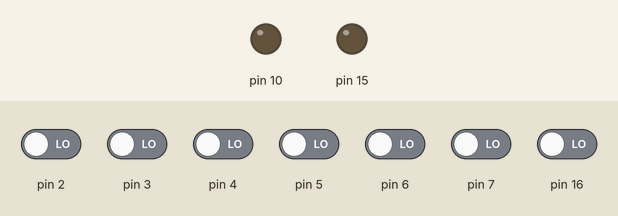
This program was run on a simulated Arduino Uno, built with avr-gcc and run on an emulated ATmega328P. Parts: output pins drawn as LEDs (lit = HIGH). The test bench sets the inputs (shaded band); at power-on: pin 2–7, pin 16 LOW. Pins used as bus, display or sensor lines are not drawn.

Above: at 0.8 s.
0.9 s: pin 2 driven HIGH
At 2.2 s:
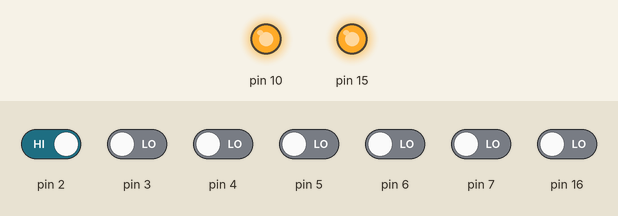
Timing chart, 0 to 3.9 s (numbered marks = the images above; inputs shaded):
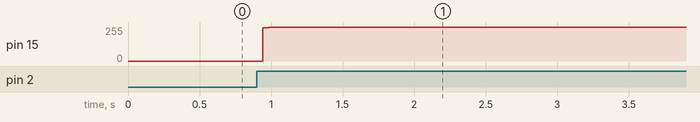

The program:

main.cpp
```cpp
// In the new board, the input part of the board returns logic low when a button is pressed.
#define OLDBOARD 1

#define CC1101_CSN 15
#define CC1101_GDO0 16
#define CC1101_GDO2 17
#define ATMEGA_SCK 13
#define ATMEGA_MISO 12
#define ATMEGA_MOSI 11

#if OLDBOARD==1
    #define BTN_PRESSED HIGH
    #define BTN_MODE INPUT
#else
    #define BTN_PRESSED LOW
    #define BTN_MODE INPUT_PULLUP
#endif

#include <Arduino.h>

#include "CC1101.h"

using namespace std;

uint8_t getChannel() {
    if (digitalRead(2) == BTN_PRESSED)
        return 1;
    if (digitalRead(3) == BTN_PRESSED)
        return 2;
    if (digitalRead(4) == BTN_PRESSED)
        return 3;
    if (digitalRead(5) == BTN_PRESSED)
        return 4;
    if (digitalRead(6) == BTN_PRESSED)
        return 5;
    if (digitalRead(7) == BTN_PRESSED)
        return 6;
    return 0;
}

void setup() {
    pinMode(2, BTN_MODE);
    pinMode(3, BTN_MODE);
    pinMode(4, BTN_MODE);
    pinMode(5, BTN_MODE);
    pinMode(6, BTN_MODE);
    pinMode(7, BTN_MODE);

    while(getChannel() == 0){}

    cc1101.setSpiPin(ATMEGA_SCK, ATMEGA_MISO, ATMEGA_MOSI, CC1101_CSN);
    cc1101.getCC1101();

    cc1101.Init();             // must be set to initialize the cc1101!
    cc1101.setGDO(CC1101_GDO0, CC1101_GDO2);     // Set GDO pins
    cc1101.setPA(12);          // Set TxPower. The following settings are possible depending on the frequency band.  (-30  -20  -15  -10  -6    0    5    7    10   11   12) Default is max!
    cc1101.setSyncMode(0);     // Combined sync-word qualifier mode. 0 = No preamble/sync. 1 = 16 sync word bits detected. 2 = 16/16 sync word bits detected. 3 = 30/32 sync word bits detected. 4 = No preamble/sync, carrier-sense above threshold. 5 = 15/16 + carrier-sense above threshold. 6 = 16/16 + carrier-sense above threshold. 7 = 30/32 + carrier-sense above threshold.
    cc1101.setAddr(0);         // Address used for packet filtration. Optional broadcast addresses are 0 (0x00) and 255 (0xFF).
    cc1101.setWhiteData(0);    // Turn data whitening on / off. 0 = Whitening off. 1 = Whitening on.
    cc1101.setLengthConfig(2); // 0 = Fixed packet length mode. 1 = Variable packet length mode. 2 = Infinite packet length mode. 3 = Reserved
    cc1101.setCrc(0);          // 1 = CRC calculation in TX and CRC check in RX enabled. 0 = CRC disabled for TX and RX.
    cc1101.setDcFilterOff(0);  // Disable digital DC blocking filter before demodulator. Only for data rates ≤ 250 kBaud The recommended IF frequency changes when the DC blocking is disabled. 1 = Disable (current optimized). 0 = Enable (better sensitivity).
    cc1101.setPRE(0);          // Sets the minimum number of preamble bytes to be transmitted. Values: 0 : 2, 1 : 3, 2 : 4, 3 : 6, 4 : 8, 5 : 12, 6 : 16, 7 : 24
    cc1101.setAppendStatus(0); // When enabled, two status bytes will be appended to the payload of the packet. The status bytes contain RSSI and LQI values, as well as CRC OK.
}

uint8_t codeDelays[3] = {0, 45, 7};
uint8_t codeLengths[6] = {13, 13, 20, 20, 216, 216};
uint8_t codes[6][216] = {
    {0xEE, 0x8E, 0xE8, 0x88, 0xEE, 0x8E, 0x88, 0xE8, 0xE8, 0xE8, 0x88, 0xE8, 0x80},                                           // Casa 1
    {0xEE, 0x8E, 0xE8, 0x88, 0xEE, 0x8E, 0x88, 0xE8, 0xE8, 0xE8, 0x88, 0x8E, 0x80},                                           // Casa 2
    {0x37, 0x17, 0x77, 0x71, 0x71, 0x71, 0x11, 0x17, 0x17, 0x17, 0x77, 0x71, 0x17, 0x11, 0x11, 0x71, 0x71, 0x11, 0x11, 0x00}, // Javi 1
    {0x37, 0x17, 0x77, 0x71, 0x71, 0x71, 0x11, 0x17, 0x17, 0x71, 0x77, 0x71, 0x17, 0x11, 0x11, 0x71, 0x71, 0x11, 0x11, 0x00}, // Javi 2
    {0xAA, 0xAA, 0x0, 0x0, 0x0, 0x0, 0xAA, 0xAA, 0x0, 0x0, 0x0, 0x0, 0xAA, 0xAA, 0x0, 0x0, 0x0, 0x0, 0xAA, 0xAA, 0x0, 0x0,
     0x0, 0x0, 0xAA, 0xAA, 0x0, 0x0, 0x0, 0x0, 0xAA, 0xAA, 0x0, 0x0, 0x0, 0x0, 0xAA, 0xAA, 0x0, 0x0, 0x0, 0x0, 0xAA, 0xAA,
     0x0, 0x0, 0x0, 0x0, 0xAA, 0xAA, 0x0, 0x0, 0x0, 0x0, 0xAA, 0xAA, 0x0, 0x0, 0x0, 0x0, 0xAA, 0xAA, 0x0, 0x0, 0x0, 0x0,
     0xAA, 0xAA, 0x0, 0x0, 0x0, 0x0, 0xAA, 0xAA, 0x0, 0x0, 0x0, 0x0, 0xAA, 0xAA, 0x0, 0x0, 0x0, 0x0, 0xAA, 0xAA, 0x0, 0x0,
     0x0, 0x0, 0xAA, 0xAA, 0x0, 0x0, 0x0, 0x0, 0xAA, 0xAA, 0xAA, 0xAA, 0x0, 0x0, 0xAA, 0xAA, 0xAA, 0xAA, 0x0, 0x0, 0xAA,
     0xAA, 0x0, 0x0, 0x0, 0x0, 0xAA, 0xAA, 0x0, 0x0, 0x0, 0x0, 0xAA, 0xAA, 0x0, 0x0, 0x0, 0x0, 0xAA, 0xAA, 0x0, 0x0, 0x0,
     0x0, 0xAA, 0xAA, 0xAA, 0xAA, 0x0, 0x0, 0xAA, 0xAA, 0xAA, 0xAA, 0x0, 0x0, 0xAA, 0xAA, 0x0, 0x0, 0x0, 0x0, 0xAA, 0xAA,
     0x0, 0x0, 0x0, 0x0, 0xAA, 0xAA, 0xAA, 0xAA, 0x0, 0x0, 0xAA, 0xAA, 0xAA, 0xAA, 0x0, 0x0, 0xAA, 0xAA, 0xAA, 0xAA, 0x0,
     0x0, 0xAA, 0xAA, 0x0, 0x0, 0x0, 0x0, 0xAA, 0xAA, 0xAA, 0xAA, 0x0, 0x0, 0xAA, 0xAA, 0xAA, 0xAA, 0x0, 0x0, 0xAA, 0xAA,
     0xAA, 0xAA, 0x0, 0x0, 0xAA, 0xAA, 0x0, 0x0, 0x0, 0x0, 0xAA, 0xAA, 0x0, 0x0, 0x0, 0x0, 0xAA, 0xAA, 0x0, 0x0, 0x0, 0x0}, // Piso 1
    {0xAA, 0xAA, 0x0, 0x0, 0x0, 0x0, 0xAA, 0xAA, 0x0, 0x0, 0x0, 0x0, 0xAA, 0xAA, 0x0, 0x0, 0x0, 0x0, 0xAA, 0xAA, 0x0, 0x0,
     0x0, 0x0, 0xAA, 0xAA, 0x0, 0x0, 0x0, 0x0, 0xAA, 0xAA, 0x0, 0x0, 0x0, 0x0, 0xAA, 0xAA, 0x0, 0x0, 0x0, 0x0, 0xAA, 0xAA,
     0x0, 0x0, 0x0, 0x0, 0xAA, 0xAA, 0x0, 0x0, 0x0, 0x0, 0xAA, 0xAA, 0x0, 0x0, 0x0, 0x0, 0xAA, 0xAA, 0x0, 0x0, 0x0, 0x0,
     0xAA, 0xAA, 0x0, 0x0, 0x0, 0x0, 0xAA, 0xAA, 0x0, 0x0, 0x0, 0x0, 0xAA, 0xAA, 0x0, 0x0, 0x0, 0x0, 0xAA, 0xAA, 0x0, 0x0,
     0x0, 0x0, 0xAA, 0xAA, 0x0, 0x0, 0x0, 0x0, 0xAA, 0xAA, 0xAA, 0xAA, 0x0, 0x0, 0xAA, 0xAA, 0xAA, 0xAA, 0x0, 0x0, 0xAA,
     0xAA, 0x0, 0x0, 0x0, 0x0, 0xAA, 0xAA, 0x0, 0x0, 0x0, 0x0, 0xAA, 0xAA, 0x0, 0x0, 0x0, 0x0, 0xAA, 0xAA, 0x0, 0x0, 0x0,
     0x0, 0xAA, 0xAA, 0xAA, 0xAA, 0x0, 0x0, 0xAA, 0xAA, 0xAA, 0xAA, 0x0, 0x0, 0xAA, 0xAA, 0x0, 0x0, 0x0, 0x0, 0xAA, 0xAA,
     0x0, 0x0, 0x0, 0x0, 0xAA, 0xAA, 0xAA, 0xAA, 0x0, 0x0, 0xAA, 0xAA, 0xAA, 0xAA, 0x0, 0x0, 0xAA, 0xAA, 0xAA, 0xAA, 0x0,
     0x0, 0xAA, 0xAA, 0x0, 0x0, 0x0, 0x0, 0xAA, 0xAA, 0xAA, 0xAA, 0x0, 0x0, 0xAA, 0xAA, 0xAA, 0xAA, 0x0, 0x0, 0xAA, 0xAA,
     0x0, 0x0, 0x0, 0x0, 0xAA, 0xAA, 0xAA, 0xAA, 0x0, 0x0, 0xAA, 0xAA, 0x0, 0x0, 0x0, 0x0, 0xAA, 0xAA, 0x0, 0x0, 0x0, 0x0} // Piso 2
};

uint8_t currentChannel = 0;

void loop() {
    uint8_t groups[7] = {0, 0, 0, 1, 1, 2, 2};
    uint8_t channel = getChannel();
    uint8_t group = groups[channel];

    String channelNames[7] = {"None", "Casa 1", "Casa 2", "Javi 1", "Javi 2", "Piso 1", "Piso 2"};
    float frequencies[3] = {
        433.812, // Casa
        433.812, // Javi
        433.812  // Piso
    };
    float baudrates[3] = {
        3,    // Casa
        2.64, // Javi
        13.43 // Piso
    };

    if (currentChannel != channel) {
        if (channel != 0) {
            cc1101.setMHZ(frequencies[group]);
            cc1101.setDRate(baudrates[group]);
        }
        currentChannel = channel;
    }

    if (channel != 0) {
        uint8_t *code = codes[channel - 1];
        uint8_t codeLength = codeLengths[channel - 1];
        uint8_t codeDelay = codeDelays[group];
        cc1101.SendData(code, codeLength);

        delay(codeDelay);
    }
}
```

CC1101.h
```cpp
/* Based on the CC1101 Driver by Elechouse (http://elechouse.com)*/

#ifndef CC1101_SRC_DRV_h
#define CC1101_SRC_DRV_h

#include <Arduino.h>

//***************************************CC1101 define**************************************************//
// CC1101 CONFIG REGSITER
#define CC1101_IOCFG2 0x00   // GDO2 output pin configuration
#define CC1101_IOCFG1 0x01   // GDO1 output pin configuration
#define CC1101_IOCFG0 0x02   // GDO0 output pin configuration
#define CC1101_FIFOTHR 0x03  // RX FIFO and TX FIFO thresholds
#define CC1101_SYNC1 0x04    // Sync word, high INT8U
#define CC1101_SYNC0 0x05    // Sync word, low INT8U
#define CC1101_PKTLEN 0x06   // Packet length
#define CC1101_PKTCTRL1 0x07 // Packet automation control
#define CC1101_PKTCTRL0 0x08 // Packet automation control
#define CC1101_ADDR 0x09     // Device address
#define CC1101_CHANNR 0x0A   // Channel number
#define CC1101_FSCTRL1 0x0B  // Frequency synthesizer control
#define CC1101_FSCTRL0 0x0C  // Frequency synthesizer control
#define CC1101_FREQ2 0x0D    // Frequency control word, high INT8U
#define CC1101_FREQ1 0x0E    // Frequency control word, middle INT8U
#define CC1101_FREQ0 0x0F    // Frequency control word, low INT8U
#define CC1101_MDMCFG4 0x10  // Modem configuration
#define CC1101_MDMCFG3 0x11  // Modem configuration
#define CC1101_MDMCFG2 0x12  // Modem configuration
#define CC1101_MDMCFG1 0x13  // Modem configuration
#define CC1101_MDMCFG0 0x14  // Modem configuration
#define CC1101_DEVIATN 0x15  // Modem deviation setting
#define CC1101_MCSM2 0x16    // Main Radio Control State Machine configuration
#define CC1101_MCSM1 0x17    // Main Radio Control State Machine configuration
#define CC1101_MCSM0 0x18    // Main Radio Control State Machine configuration
#define CC1101_FOCCFG 0x19   // Frequency Offset Compensation configuration
#define CC1101_BSCFG 0x1A    // Bit Synchronization configuration
#define CC1101_AGCCTRL2 0x1B // AGC control
#define CC1101_AGCCTRL1 0x1C // AGC control
#define CC1101_AGCCTRL0 0x1D // AGC control
#define CC1101_WOREVT1 0x1E  // High INT8U Event 0 timeout
#define CC1101_WOREVT0 0x1F  // Low INT8U Event 0 timeout
#define CC1101_WORCTRL 0x20  // Wake On Radio control
#define CC1101_FREND1 0x21   // Front end RX configuration
#define CC1101_FREND0 0x22   // Front end TX configuration
#define CC1101_FSCAL3 0x23   // Frequency synthesizer calibration
#define CC1101_FSCAL2 0x24   // Frequency synthesizer calibration
#define CC1101_FSCAL1 0x25   // Frequency synthesizer calibration
#define CC1101_FSCAL0 0x26   // Frequency synthesizer calibration
#define CC1101_RCCTRL1 0x27  // RC oscillator configuration
#define CC1101_RCCTRL0 0x28  // RC oscillator configuration
#define CC1101_FSTEST 0x29   // Frequency synthesizer calibration control
#define CC1101_PTEST 0x2A    // Production test
#define CC1101_AGCTEST 0x2B  // AGC test
#define CC1101_TEST2 0x2C    // Various test settings
#define CC1101_TEST1 0x2D    // Various test settings
#define CC1101_TEST0 0x2E    // Various test settings

// CC1101 Strobe commands
#define CC1101_SRES 0x30    // Reset chip.
#define CC1101_SFSTXON 0x31 // Enable and calibrate frequency synthesizer (if MCSM0.FS_AUTOCAL=1).
                            // If in RX/TX: Go to a wait state where only the synthesizer is
                            // running (for quick RX / TX turnaround).
#define CC1101_SXOFF 0x32   // Turn off crystal oscillator.
#define CC1101_SCAL 0x33    // Calibrate frequency synthesizer and turn it off
                            // (enables quick start).
#define CC1101_SRX 0x34     // Enable RX. Perform calibration first if coming from IDLE and
                            // MCSM0.FS_AUTOCAL=1.
#define CC1101_STX 0x35     // In IDLE state: Enable TX. Perform calibration first if
                            // MCSM0.FS_AUTOCAL=1. If in RX state and CCA is enabled:
                            // Only go to TX if channel is clear.
#define CC1101_SIDLE 0x36   // Exit RX / TX, turn off frequency synthesizer and exit
                            // Wake-On-Radio mode if applicable.
#define CC1101_SAFC 0x37    // Perform AFC adjustment of the frequency synthesizer
#define CC1101_SWOR 0x38    // Start automatic RX polling sequence (Wake-on-Radio)
#define CC1101_SPWD 0x39    // Enter power down mode when CSn goes high.
#define CC1101_SFRX 0x3A    // Flush the RX FIFO buffer.
#define CC1101_SFTX 0x3B    // Flush the TX FIFO buffer.
#define CC1101_SWORRST 0x3C // Reset real time clock.
#define CC1101_SNOP 0x3D    // No operation. May be used to pad strobe commands to two
                            // INT8Us for simpler software.
// CC1101 STATUS REGSITER
#define CC1101_PARTNUM 0x30
#define CC1101_VERSION 0x31
#define CC1101_FREQEST 0x32
#define CC1101_LQI 0x33
#define CC1101_RSSI 0x34
#define CC1101_MARCSTATE 0x35
#define CC1101_WORTIME1 0x36
#define CC1101_WORTIME0 0x37
#define CC1101_PKTSTATUS 0x38
#define CC1101_VCO_VC_DAC 0x39
#define CC1101_TXBYTES 0x3A
#define CC1101_RXBYTES 0x3B

// CC1101 PATABLE,TXFIFO,RXFIFO
#define CC1101_PATABLE 0x3E
#define CC1101_TXFIFO 0x3F
#define CC1101_RXFIFO 0x3F

//************************************* class **************************************************//
class CC1101
{
private:
  void SpiStart(void);
  void SpiEnd(void);
  void GDO_Set(void);
  void Reset(void);
  void RegConfigSettings(void);
  void Calibrate(void);
  void Split_PKTCTRL0(void);
  void Split_PKTCTRL1(void);
  void Split_MDMCFG1(void);
  void Split_MDMCFG2(void);
  void Split_MDMCFG4(void);

public:
  void Init(void);
  byte SpiReadStatus(byte addr);
  void setSpiPin(byte sck, byte miso, byte mosi, byte ss);
  void setGDO(byte gdo0, byte gdo2);
  void setModulation(byte m);
  void setPA(int p);
  void setMHZ(float mhz);
  void setChannel(byte chnl);
  void setChsp(float f);
  void setRxBW(float f);
  void setDRate(float d);
  void setDeviation(float d);
  void SetTx(void);
  void SetRx(void);
  void SetTx(float mhz);
  void SetRx(float mhz);
  int getRssi(void);
  byte getLqi(void);
  void setSres(void);
  void setSidle(void);
  void goSleep(void);
  void SendData(byte *txBuffer, byte size);
  void SendData(char *txchar);
  byte CheckReceiveFlag(void);
  byte ReceiveData(byte *rxBuffer);
  bool CheckCRC(void);
  void SpiStrobe(byte strobe);
  void SpiWriteReg(byte addr, byte value);
  void SpiWriteBurstReg(byte addr, byte *buffer, byte num);
  byte SpiReadReg(byte addr);
  void SpiReadBurstReg(byte addr, byte *buffer, byte num);
  void setClb(byte b, byte s, byte e);
  bool getCC1101(void);
  byte getMode(void);
  void setSyncWord(byte sh, byte sl);
  void setAddr(byte v);
  void setWhiteData(bool v);
  void setPktFormat(byte v);
  void setCrc(bool v);
  void setLengthConfig(byte v);
  void setPacketLength(byte v);
  void setDcFilterOff(bool v);
  void setManchester(bool v);
  void setSyncMode(byte v);
  void setFEC(bool v);
  void setPRE(byte v);
  void setPQT(byte v);
  void setCRC_AF(bool v);
  void setAppendStatus(bool v);
  void setAdrChk(byte v);
  bool CheckRxFifo(int t);
};

extern CC1101 cc1101;

#endif
```

Source omitted: CC1101.cpp (29314 bytes)

Measured:
- after the input at 0.9 s, pin 10: LOW → HIGH at once; pin 15: 0/255 → 255/255 at once
